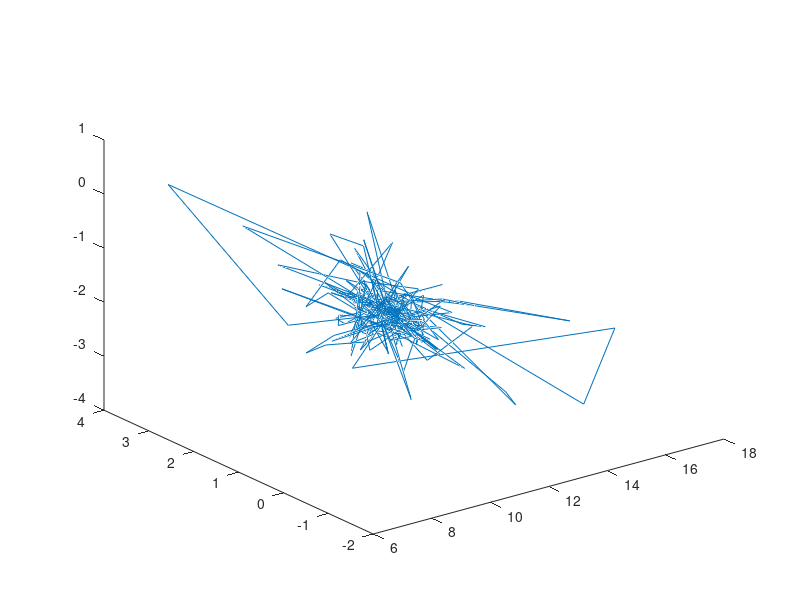

This chart was generated by the following MATLAB code: (Note: this script raises an error after producing the figure.)
clear all;
close all;

A = load('accel.dat');

g = 9.81;
A = A / 2^15 * 2 * g;

plot3(A(:,1),A(:,2),A(:,3));
pause;

dt = .05;
V = zeros(size(A));
for i = 2:1000
	V(i,:) = V(i-1,:) + dt * A(i,:);
end

R = zeros(size(A));
for i = 2:1000
	R(i,:) = R(i-1,:) + dt * V(i,:);
end

A = V;

%for i=1:1000
	plot3(A(:,1), A(:,2), A(:,3));
%end
